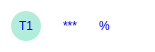
<?xml version="1.0" encoding="UTF-8"?>
<ui version="4.0">
 <class>HoverInfoWidget</class>
 <widget class="QWidget" name="HoverInfoWidget">
  <property name="geometry">
   <rect>
    <x>0</x>
    <y>0</y>
    <width>155</width>
    <height>48</height>
   </rect>
  </property>
  <property name="windowTitle">
   <string>Form</string>
  </property>
  <property name="styleSheet">
   <string notr="true">#HoverInfoWidget{	
	background-color: rgba(0, 0, 0, 0);}
#HoverInfoWidget #label_name{
	border: none;
	border-radius: 15px;
	background-color: #b2ecda;
	padding: 5px;

}
#HoverInfoWidget #label_value,
#HoverInfoWidget #label_symbol,
#HoverInfoWidget #label_name{
	color: #0000ff;
}</string>
  </property>
  <layout class="QGridLayout" name="gridLayout">
   <item row="0" column="0">
    <widget class="QLabel" name="label_name">
     <property name="sizePolicy">
      <sizepolicy hsizetype="Fixed" vsizetype="Fixed">
       <horstretch>0</horstretch>
       <verstretch>0</verstretch>
      </sizepolicy>
     </property>
     <property name="minimumSize">
      <size>
       <width>30</width>
       <height>30</height>
      </size>
     </property>
     <property name="maximumSize">
      <size>
       <width>30</width>
       <height>30</height>
      </size>
     </property>
     <property name="text">
      <string>T1</string>
     </property>
     <property name="alignment">
      <set>Qt::AlignCenter</set>
     </property>
    </widget>
   </item>
   <item row="0" column="1">
    <widget class="QLabel" name="label_value">
     <property name="text">
      <string>***</string>
     </property>
     <property name="alignment">
      <set>Qt::AlignCenter</set>
     </property>
    </widget>
   </item>
   <item row="0" column="2">
    <widget class="QLabel" name="label_symbol">
     <property name="text">
      <string>%</string>
     </property>
    </widget>
   </item>
  </layout>
 </widget>
 <resources/>
 <connections/>
</ui>
